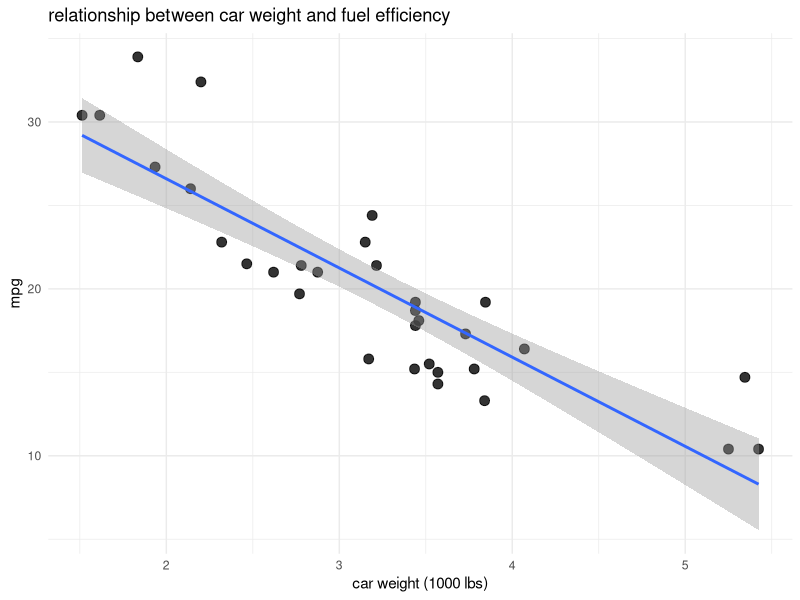
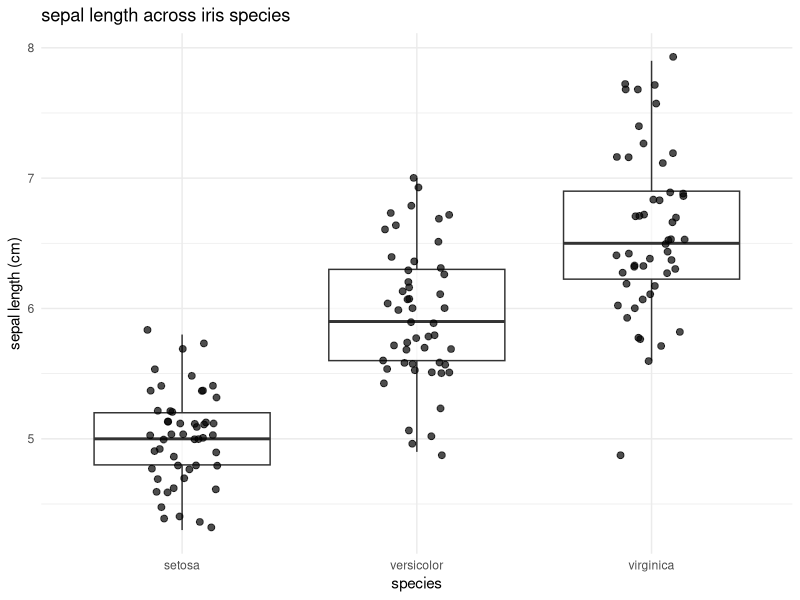
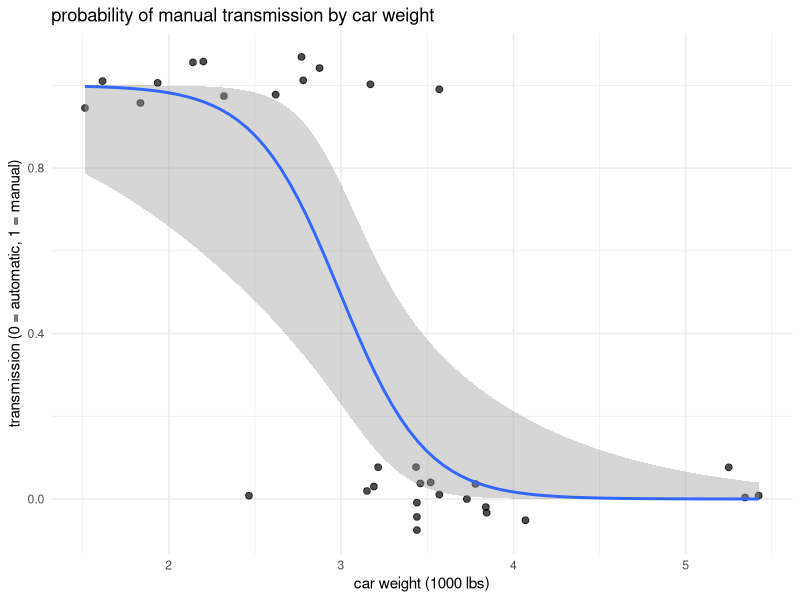
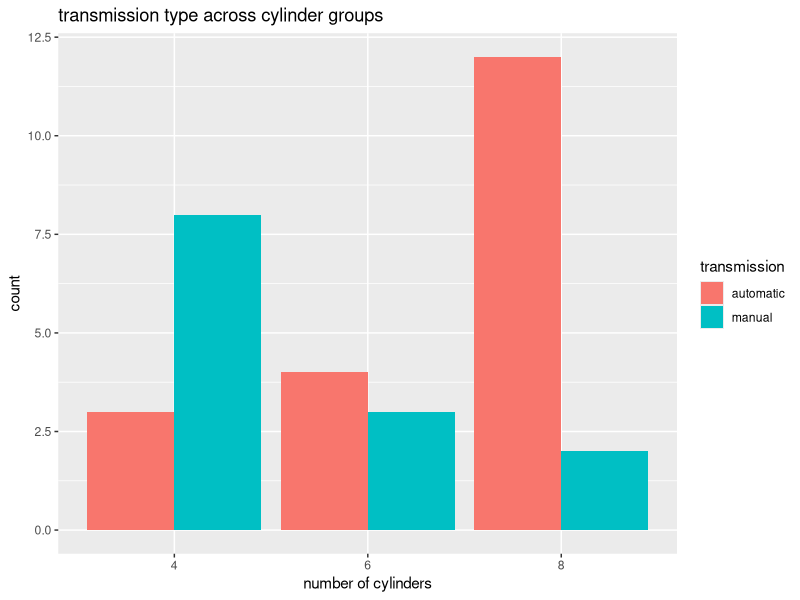

Write the R code that produced these figures, in order.
## ---- chunk 1
library(ggplot2)
library(dplyr)

plot <- ggplot(mtcars, aes(x = wt, y = mpg)) +
  geom_point(size = 3, alpha = 0.8) +
  geom_smooth(method = "lm", se = TRUE) +
  labs(
    title = "relationship between car weight and fuel efficiency",
    x = "car weight (1000 lbs)",
    y = "mpg"
  ) +
  theme_minimal()

plot

plot2 <- ggplot(iris, aes(x = Species, y = Sepal.Length)) +
  geom_boxplot(alpha = 0.6, outlier.shape = NA) +
  geom_jitter(width = 0.15, alpha = 0.7, size = 2) +
  labs(
    title = "sepal length across iris species",
    x = "species",
    y = "sepal length (cm)"
  ) +
  theme_minimal()

plot2

mtcars2 <- mtcars %>%
  mutate(am = as.numeric(am))

plot3 <- ggplot(mtcars2, aes(x = wt, y = am)) +
  geom_jitter(height = 0.08, width = 0, alpha = 0.7, size = 2) +
  geom_smooth(
    method = "glm",
    method.args = list(family = "binomial"),
    se = TRUE
  ) +
  labs(
    title = "probability of manual transmission by car weight",
    x = "car weight (1000 lbs)",
    y = "transmission (0 = automatic, 1 = manual)"
  ) +
  theme_minimal()

plot3

mtcars3 <- mtcars %>%
  mutate(
    cyl = factor(cyl),
    am = factor(am, levels = c(0, 1), labels = c("automatic", "manual"))
  )

plot4 <- ggplot(mtcars3, aes(x = cyl, fill = am)) +
  geom_bar(position = "dodge") +
  labs(
    title = "transmission type across cylinder groups",
    x = "number of cylinders",
    y = "count",
    fill = "transmission"
  ) 

plot4
